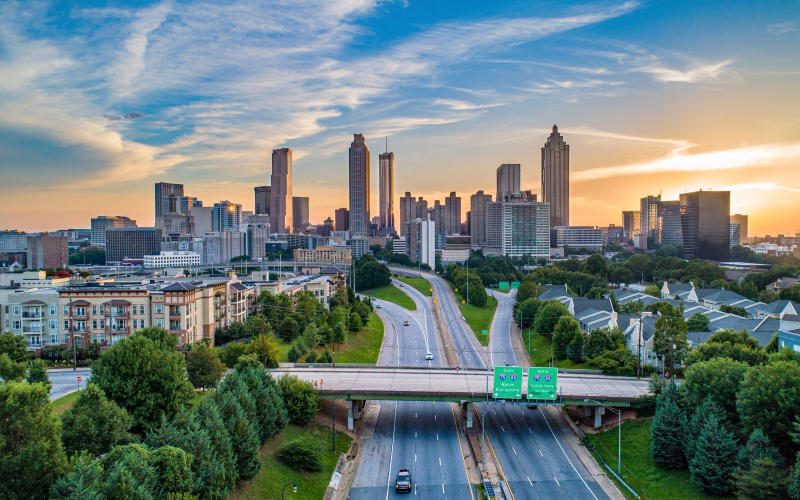
#> input picture HW3/hw3_code/data/hw3_image_compression.jpeg, 1600 x 1000 px (shown at 1/2 size)
$ jupyter execute HW3_Spring23_Student.ipynb   (shell and % lines are left out)
#> lines starting #> are read from the running program, lines starting #| are printed output that depends on the picture
### HW3/hw3_code/utilities/localtests.py
import unittest

import numpy as np

# import student's code
from imgcompression import ImgCompression
from pca import PCA
from regression import Regression
from svd_recommender import SVDRecommender
from logistic_regression import LogisticRegression

# import test data
from utilities.local_tests_folder.ic_test import IC_Test
from utilities.local_tests_folder.pca_test import PCA_Test
from utilities.local_tests_folder.regression_test import Regression_Test
from utilities.local_tests_folder.svd_recommender_test import SVDRecommender_Test
from utilities.local_tests_folder.lr_test import LogisticRegression_Test


def print_success_message(msg):
    print(f'UnitTest passed successfully for "{msg}"!')


# tests for imgcompression.py
class TestImgCompression(unittest.TestCase):
    """
    Tests for Q1: Image Compression
    """

    def test_svd_bw(self):
        """
        Test correct implementation of SVD calculation for black and white images
        """

        ic = ImgCompression()
        test_ic = IC_Test()

        # compute SVD for BW image
        U, S, V = ic.svd(test_ic.bw_image)

        # check U, S, V
        self.assertEqual(np.allclose(U, test_ic.Ug), True, "U is incorrect")
        self.assertEqual(np.allclose(S, test_ic.Sg), True, "S is incorrect")
        self.assertEqual(np.allclose(V, test_ic.Vg), True, "V is incorrect")

        success_msg = "SVD calculation - black and white images"
        print_success_message(success_msg)

    def test_compress_bw(self):
        """
        Test correct implementation of image compression for black and white images
        """

        ic = ImgCompression()
        test_ic = IC_Test()
        U, S, V = test_ic.Ug, test_ic.Sg, test_ic.Vg
        Uc, Sc, Vc = ic.compress(U, S, V, 2)
        # check compression for U, S, V
        self.assertEqual(
            np.allclose(Uc, test_ic.Ugc), True, "U compression is incorrect"
        )
        self.assertEqual(
            np.allclose(Sc, test_ic.Sgc), True, "S compression is incorrect"
        )
        self.assertEqual(
            np.allclose(Vc, test_ic.Vgc), True, "V compression is incorrect"
        )

        success_msg = "Image compression - black and white images"
        print_success_message(success_msg)

    def test_rebuild_svd_bw(self):
        """
        Test correct implementation of SVD reconstruction for black and white images
        """

        ic = ImgCompression()
        test_ic = IC_Test()

        # reconstruct image
        Xrebuild_g = ic.rebuild_svd(test_ic.Ugc, test_ic.Sgc, test_ic.Vgc)

        # check reconstruction
        self.assertEqual(
            np.allclose(Xrebuild_g, test_ic.Xrebuild_g),
            True,
            "Reconstruction is incorrect",
        )

        success_msg = "SVD reconstruction - black and white images"
        print_success_message(success_msg)

    def test_compression_ratio_bw(self):
        """
        Test correct implementation of compression ratio calculation for black and white images
        """

        ic = ImgCompression()
        test_ic = IC_Test()

        # compute compression ratio
        cr = ic.compression_ratio(test_ic.bw_image, 2)

        # check compression ratio
        self.assertEqual(
            np.allclose(cr, test_ic.cr_g), True, "Compression ratio is incorrect"
        )

        success_msg = "Compression ratio - black and white images"
        print_success_message(success_msg)

    # [20 lines left out: function test_recovered_variance_proportion_bw, not called in this run]

    def test_svd_color(self):
        """
        Test correct implementation of SVD calculation for color images
        """

        ic = ImgCompression()
        test_ic = IC_Test()

        # compute SVD for color image
        U, S, V = ic.svd(test_ic.color_image)

        # check U, S, V
        self.assertEqual(np.allclose(U, test_ic.Uc), True, "U is incorrect")
        self.assertEqual(np.allclose(S, test_ic.Sc), True, "S is incorrect")
        self.assertEqual(np.allclose(V, test_ic.Vc), True, "V is incorrect")

        success_msg = "SVD calculation - color images"
        print_success_message(success_msg)

    def test_compress_color(self):
        """
        Test correct implementation of image compression for color images
        """

        ic = ImgCompression()
        test_ic = IC_Test()
        U, S, V = test_ic.Uc, test_ic.Sc, test_ic.Vc
        Uc, Sc, Vc = ic.compress(U, S, V, 2)
        # check compression for U, S, V
        self.assertEqual(
            np.allclose(Uc, test_ic.Ucc), True, "U compression is incorrect"
        )
        self.assertEqual(
            np.allclose(Sc, test_ic.Scc), True, "S compression is incorrect"
        )
        self.assertEqual(
            np.allclose(Vc, test_ic.Vcc), True, "V compression is incorrect"
        )

        success_msg = "Image compression - color images"
        print_success_message(success_msg)

    def test_rebuild_svd_color(self):
        """
        Test correct implementation of SVD reconstruction for color images
        """

        ic = ImgCompression()
        test_ic = IC_Test()

        # reconstruct image
        Xrebuild_c = ic.rebuild_svd(test_ic.Ucc, test_ic.Scc, test_ic.Vcc)
        # check reconstruction
        self.assertEqual(
            np.allclose(Xrebuild_c, test_ic.Xrebuild_c),
            True,
            "Reconstruction is incorrect",
        )

        success_msg = "SVD reconstruction - color images"
        print_success_message(success_msg)

    # [39 lines left out: functions test_compression_ratio_color, test_recovered_variance_proportion_color, not called in this run]


# tests for svd_recommender.py
class TestSVDRecommender(unittest.TestCase):
    """
    Tests for Q1: SVD Recommender
    """

    # [91 lines left out: functions test_recommender_svd, test_predict, not called in this run]


# tests for pca.py
class TestPCA(unittest.TestCase):
    """
    Tests for Q2: PCA
    """

    # [67 lines left out: functions test_pca, test_transform, test_transform_rv, not called in this run]


# tests for regression.py
class TestRegression(unittest.TestCase):
    """
    Tests for Q3: Regression
    """

    # [175 lines left out: functions test_rmse, test_construct_polynomial_feats, test_predict, test_linear_fit_closed, test_linear_fit_GD, test_linear_fit_SGD and 4 more, not called in this run]


# tests for regression.py
class TestLogisticRegression(unittest.TestCase):
    """
    Tests for Q4: Logistic Regression
    """

    # [193 lines left out: functions test_sigmoid, test_sigmoid, test_bias_augment, test_predict_probs, test_predict_labels, test_loss and 4 more, not called in this run]

### HW3/hw3_code/imgcompression.py
import numpy as np
from typing import Tuple


class ImgCompression(object):
    def __init__(self):
        pass

    # [181 lines left out: functions svd, compress, rebuild_svd, compression_ratio, recovered_variance_proportion, memory_savings and 1 more, not called in this run]

### HW3/hw3_code/HW3_Spring23_Student.ipynb
## Spring 2023 CS4641/CS7641 A Homework 3

## Instructor: Dr. Mahdi Roozbahani

## Deadline: Friday, April 7th, 11:59 pm EST

<!-- No changes needed on the below section -->
* No unapproved extension of the deadline is allowed. Submission past our 48-hour penalized acceptance period will lead to 0 credit.

* Discussion is encouraged on Ed as part of the Q/A. However, all assignments should be done individually.
<font color='darkred'>
* Plagiarism is a **serious offense**. You are responsible for completing your own work. You are not allowed to copy and paste, or paraphrase, or submit materials created or published by others, as if you created the materials. All materials submitted must be your own.</font>
<font color='darkred'>
* All incidents of suspected dishonesty, plagiarism, or violations of the Georgia Tech Honor Code will be subject to the institute’s Academic Integrity procedures. If we observe any (even small) similarities/plagiarisms detected by Gradescope or our TAs, **WE WILL DIRECTLY REPORT ALL CASES TO OSI**, which may, unfortunately, lead to a very harsh outcome. **Consequences can be severe, e.g., academic probation or dismissal, grade penalties, a 0 grade for assignments concerned, and prohibition from withdrawing from the class.**
</font>

## Instructions for the assignment

<!-- No changes needed on the below section -->
- This assignment consists of both programming and theory questions.

- Unless a theory question explicitly states that no work is required to be shown,  you must provide an explanation, justification, or calculation for your answer.

- To switch between cell for code and for markdown, see the menu -> Cell -> Cell Type

- You can directly type Latex equations into markdown cells.

- If a question requires a picture, you could use this syntax `` to include them within your ipython notebook.

- Your write up must be submitted in PDF form. You may use either Latex,  markdown, or any word processing software. <font color = 'darkred'>We will **NOT** accept handwritten work. </font> Make sure that your work is formatted correctly, for example submit $\sum_{i=0} x_i$ instead of \text{sum\_\{i=0\} x\_i}
- When submitting the non-programming part of your assignment, you must correctly map pages of your PDF to each question/subquestion to reflect where they appear. <font color='darkred'>**Improperly mapped questions may not be graded correctly and/or will result in point deductions for the error.**</font>
- All assignments should be done individually, and each student must write up and submit their own answers.
- **Graduate Students**: You are required to complete any sections marked as Bonus for Undergrads

## Using the autograder

- Grads will find three assignments on Gradescope that correspond to HW3: "Assignment 3 Programming", "Assignment 3 - Non-programming" and "Assignment 3 Programming - Bonus for all". Undergrads will find an additional assignment called "Assignment 3 Programming - Bonus for Undergrads".
<!-- No changes needed on the below section -->
- You will submit your code for the autograder in the Assignment 3 Programming sections. Please refer to the Deliverables and Point Distribution section for what parts are considered required, bonus for undergrads, and bonus for all.

- We provided you different .py files and we added libraries in those files please DO NOT remove those lines and add your code after those lines. Note that these are the only allowed libraries that you can use for the homework.

- You are allowed to make as many submissions until the deadline as you like. Additionally, note that the autograder tests each function separately, therefore it can serve as a useful tool to help you debug your code if you are not sure of what part of your implementation might have an issue.
<!-- No changes needed on the above section -->

- **For the "Assignment 3 - Non-programming" part, you will need to submit to Gradescope a PDF copy of your Jupyter Notebook with the cells ran. [See this EdStem Post for multiple ways on to convert your .ipynb into a .pdf file.](https://edstem.org/us/courses/32639/discussion/2556131)** Please refer to the **Deliverables and Point Distribution** section for an outline of the non-programming questions.

- **When submitting to Gradescope, please make sure to mark the page(s) corresponding to each problem/sub-problem. The pages in the PDF should be of size 8.5" x 11", otherwise there may be a deduction in points for extra long sheets.**

## Using the local tests <a id='using_local_tests'></a>
- For some of the programming questions we have included a local test using a small toy dataset to aid in debugging. The local test sample data and outputs are stored in .py files in the **local_tests_folder**. The actual local tests are stored in **localtests.py**.
- There are no points associated with passing or failing the local tests, you must still pass the autograder to get points.
- **It is possible to fail the local test and pass the autograder** since the autograder has a certain allowed error tolerance while the local test allowed error may be smaller. Likewise, passing the local tests does not guarantee passing the autograder.
- **You do not need to pass both local and autograder tests to get points, passing the Gradescope autograder is sufficient for credit.**
- It might be helpful to comment out the tests for functions that have not been completed yet.
- It is recommended to test the functions as it gets completed instead of completing the whole class and then testing. This may help in isolating errors. Do not solely rely on the local tests, continue to test on the autograder regularly as well.

## Deliverables and Points Distribution

### Q1: Image Compression [30pts]
#### Deliverables: <font color = 'green'>imgcompression.py and printed results</font>
- **1.1 Image Compression** [20 pts] - _programming_

    - svd [4pts]

    - compress [4pts]

    - rebuild_svd [4pts]

    - compression_ratio [4pts]

    - recovered_variance_proportion [4pts]

- **1.2 Black and White** [5 pts] _non-programming_

- **1.3 Color Image** [5 pts] _non-programming_

### Q2: Understanding PCA [20pts]
#### Deliverables: <font color = 'green'>pca.py and written portion</font>

- **2.1 PCA Implementation** [10 pts] - _programming_

    - fit [5pts]

    - transform [2pts]

    - transform_rv [3pts]

- **2.2 Visualize** [5 pts] _programming and non-programming_

- **2.3 PCA Reduced Facemask Dataset Analysis** [5 pts] _non-programming_

- **2.4 PCA Exploration** [0 pts]

### Q3: Regression and Regularization [80pts: 50pts + 20pts Bonus for Undergrads + 10pts Bonus for All]
#### Deliverables: <font color = 'green'>regression.py and Written portion</font>

- **3.1 Regression and Regularization Implementations** [50pts: 30pts + 20pts Bonus for Undergrad] - _programming_

    - RMSE [5pts]

    - Construct Poly Features 1D [2pts]

    - Construct Poly Features 2D [3pts]

    - Prediction [5pts]

    - Linear Fit Closed Form [5pts]

    - Ridge Fit Closed Form [5pts]

    - Cross Validation [5pts]

    - Linear Gradient Descent [5pts] **Bonus for Undergrad**

    - Linear Stochastic Gradient Descent [5pts] **Bonus for Undergrad**

    - Ridge Gradient Descent [5pts] **Bonus for Undergrad**

    - Ridge Stochastic Gradient Descent [5pts] **Bonus for Undergrad**

- **3.2 About RMSE** [3 pts] _non-programming_

- **3.3 Testing: General Functions and Linear Regression** [5 pts] _non-programming_

- **3.4 Testing: Ridge Regression** [5 pts] _non-programming_

- **3.5 Cross Validation** [7 pts] _non-programming_

- **3.6 Noisy Input Samples in Linear Regression** [10 pts] _non-programming_ **BONUS FOR ALL**

### Q4: Naive Bayes and Logistic Regression [35pts]
#### Deliverables: <font color = 'green'>logistic_regression.py and Written portion</font>

- **4.1 Llama Breed Problem using Naive Bayes** [5 pts] _non-programming_

- **4.2 News Data Sentiment Classification Using Logistic Regression** [30 pts] - _programming_

    - sigmoid [2 pts]

    - bias_augment [3 pts]

    - predict_probs [5 pts]

    - predict_labels [2 pts]

    - loss [3 pts]

    - gradient [3 pts]

    - accuracy [2 pts]

    - evaluate [5 pts]

    - fit [5 pts]

### Q5: Noise in PCA and Linear Regression [15pts]
#### Deliverables: <font color = 'green'>Written portion</font>

- **5.1 Slope Functions** [5 pts] _non-programming_

- **5.2 Error in Y and Error in X and Y** [5 pts] _non-programming_

- **5.3 Analysis** [5 pts] _non-programming_

### Q6: Feature Reduction.py [25pts Bonus for All]
#### Deliverables: <font color = 'green'>feature_reduction.py and Written portion</font>

- **6.1 Feature Reduction** [18 pts] - _programming_

    - forward_selection [9pts]

    - backward_elimination [9pts]

- **6.2 Feature Selection - Discussion** [7 pts] _non-programming_

### Q7: Movie Recommendation with SVD [10pts Bonus for All]
#### Deliverables: <font color = 'green'>svd_recommender.py and Written portion</font>

- **7.1 SVD Recommender**

    - recommender_svd [5pts]

    - predict [5pts]

- **7.2 Visualize Movie Vectors** [0pts]

## 0 Set up
<!--Update Python version and update links-->
This notebook is tested under [python 3.* .*](https://www.python.org/downloads/release/python-3109/), and the corresponding packages can be downloaded from [miniconda](https://docs.conda.io/en/latest/miniconda.html). You may also want to get yourself familiar with several packages:

- [jupyter notebook](https://jupyter-notebook.readthedocs.io/en/stable/)
- [numpy](https://numpy.org/doc/stable/user/quickstart.html)
- [matplotlib](https://matplotlib.org/stable/tutorials/introductory/pyplot.html#sphx-glr-tutorials-introductory-pyplot-py)
- [sklearn](https://scikit-learn.org/stable/tutorial/index.html)

There is also a [VS Code and Anaconda Setup Tutorial](https://edstem.org/us/courses/32639/discussion/2371596) on Ed under the "Links" category

Please implement the functions that have `raise NotImplementedError`, and after you finish the coding, please delete or comment out `raise NotImplementedError`.

## Library imports

[cell 1]
###############################
### DO NOT CHANGE THIS CELL ###
###############################
# This is cell which sets up some of the modules you might need
# Please do not change the cell or import any additional packages.

import numpy as np
import pandas as pd
import matplotlib
from matplotlib import pyplot as plt
from sklearn.feature_extraction import text
from sklearn.datasets import load_diabetes, load_breast_cancer, load_iris
from sklearn.linear_model import LogisticRegression
from sklearn.model_selection import train_test_split
from sklearn.metrics import mean_squared_error, accuracy_score
import warnings
import sys

print('Version information')

print('python: {}'.format(sys.version))
print('matplotlib: {}'.format(matplotlib.__version__))
print('numpy: {}'.format(np.__version__))

warnings.filterwarnings('ignore')


STUDENT_VERSION = 1
EO_TEXT, EO_FONT, EO_COLOR = 'TA VERSION', 'Arial Black', 'gray',
EO_ALPHA, EO_SIZE, EO_ROT = 0.7, 90, 40

## Q1: Image Compression [30 pts] <span style="color:blue">**[P]**</span> | <span style="color:green">**[W]**</span>

### Load images data and plot

[cell 2]
###############################
### DO NOT CHANGE THIS CELL ###
###############################
# load Image
image = plt.imread("./data/hw3_image_compression.jpeg")/255
# plot image
fig = plt.figure(figsize=(10,10))
if not STUDENT_VERSION:
    fig.text(0.5, 0.5, EO_TEXT, transform=fig.transFigure,
        fontsize=EO_SIZE, color=EO_COLOR, alpha=EO_ALPHA, fontname=EO_FONT,
        ha='center', va='center', rotation=EO_ROT)
plt.imshow(image)

[cell 3]
###############################
### DO NOT CHANGE THIS CELL ###
###############################
def rgb2gray(rgb):
    return np.dot(rgb[...,:3], [0.299, 0.587, 0.114])
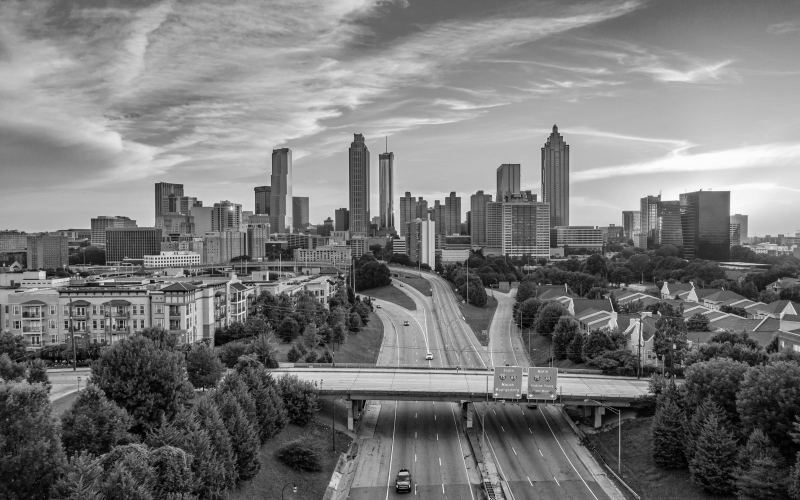
#> returned value: shape (1000, 1600) float64 (shown at 1/2 size); min 0, max 0.997, mean 0.474

fig = plt.figure(figsize=(10, 10))

if not STUDENT_VERSION:
    fig.text(0.5, 0.5, EO_TEXT, transform=fig.transFigure,
        fontsize=EO_SIZE, color=EO_COLOR, alpha=EO_ALPHA, fontname=EO_FONT,
        ha='center', va='center', rotation=EO_ROT)
# plot several images
plt.imshow(rgb2gray(image), cmap=plt.cm.bone)

### 1.1 Image compression [20pts]  <span style="color:blue">**[P]**</span>

SVD is a dimensionality reduction technique that allows us to compress images by throwing away the least important information.

Higher singular values capture greater variance and, thus, capture greater information from the corresponding singular vector. To perform image compression, apply SVD on each matrix and get rid of the small singular values to compress the image. The loss of information through this process is negligible, and the difference between the images can be hardly spotted.

For example, the proportion of variance captured by the first component is $$\frac{\sigma_1^2}{\sum_{i=1}^n \sigma_i^2}$$ where $\sigma_i$ is the $i^{th}$ singular value.

In the <strong>imgcompression.py</strong> file, complete the following functions:
  * **svd**: You may use <samp>np.linalg.svd</samp> in this function, and although the function defaults this parameter to true, you may explicitly set <samp>full_matrices=True</samp> using the optional <samp>full_matrices</samp> parameter. Hint 2 may be useful.
  * **compress**
  * **rebuild_svd**
  * **compression_ratio**: Hint 1 may be useful
  * **recovered_variance_proportion**: Hint 1 may be useful

**HINT 1:** http://timbaumann.info/svd-image-compression-demo/ is a useful article on image compression and compression ratio. You may find this article useful for implementing the functions compression_ratio and recovered_variance_proportion

**HINT 2:** If you have never used <samp>np.linalg.svd</samp>, it might be helpful to read [Numpy's SVD documentation](https://numpy.org/doc/stable/reference/generated/numpy.linalg.svd.html) and note the particularities of the $V$ matrix and that it is returned already transposed.

**HINT 3:** The shape of $S$ resulting from SVD may change depending on if N > D, N < D, or N = D. Therefore, when checking the shape of $S$, note that min(N,D) means the value should be equal to whichever is lower between N and D.

#### 1.1.1 Local Tests for Image Compression Black and White Case [No Points]
You may test your implementation of the functions contained in **imgcompression.py** in the cell below. Feel free to comment out tests for functions that have not been completed yet. See [Using the Local Tests](#using_local_tests) for more details.

[cell 4]
###############################
### DO NOT CHANGE THIS CELL ###
###############################

from utilities.localtests import TestImgCompression

unittest_ic = TestImgCompression()
unittest_ic.test_svd_bw()
#> (the call stopped at in test_svd_bw, `test_ic = IC_Test()`: utilities is not available in this run)
unittest_ic.test_compress_bw()
#> (the call stopped at in test_compress_bw, `test_ic = IC_Test()`: utilities is not available in this run)
unittest_ic.test_rebuild_svd_bw()
#> (the call stopped at in test_rebuild_svd_bw, `test_ic = IC_Test()`: utilities is not available in this run)
unittest_ic.test_compression_ratio_bw()
#> (the call stopped at in test_compression_ratio_bw, `test_ic = IC_Test()`: utilities is not available in this run)
# unittest_ic.test_recovered_variance_proportion_bw()

#### 1.1.2 Local Tests for Image Compression Color Case [No Points]
You may test your implementation of the functions contained in **imgcompression.py** in the cell below. Feel free to comment out tests for functions that have not been completed yet. See [Using the Local Tests](#using_local_tests) for more details.

[cell 5]
###############################
### DO NOT CHANGE THIS CELL ###
###############################

from utilities.localtests import TestImgCompression

unittest_ic = TestImgCompression()

unittest_ic.test_svd_color()
#> (the call stopped at in test_svd_color, `test_ic = IC_Test()`: utilities is not available in this run)
unittest_ic.test_compress_color()
#> (the call stopped at in test_compress_color, `test_ic = IC_Test()`: utilities is not available in this run)
unittest_ic.test_rebuild_svd_color()
#> (the call stopped at in test_rebuild_svd_color, `test_ic = IC_Test()`: utilities is not available in this run)
